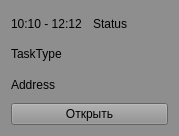
<?xml version="1.0" encoding="UTF-8"?>
<ui version="4.0">
 <class>Form</class>
 <widget class="QWidget" name="Form">
  <property name="geometry">
   <rect>
    <x>0</x>
    <y>0</y>
    <width>179</width>
    <height>136</height>
   </rect>
  </property>
  <property name="windowTitle">
   <string>Form</string>
  </property>
  <property name="styleSheet">
   <string notr="true">background-color: rgb(142, 142, 142);
font: 16pt &quot;Arial&quot;;</string>
  </property>
  <layout class="QVBoxLayout" name="verticalLayout">
   <item>
    <layout class="QHBoxLayout" name="horizontalLayout">
     <item>
      <widget class="QLabel" name="TaskTime">
       <property name="styleSheet">
        <string notr="true">font: 12pt &quot;Arial&quot;;</string>
       </property>
       <property name="text">
        <string>10:10 - 12:12</string>
       </property>
      </widget>
     </item>
     <item>
      <widget class="QLabel" name="Status">
       <property name="text">
        <string>Status</string>
       </property>
      </widget>
     </item>
    </layout>
   </item>
   <item>
    <layout class="QHBoxLayout" name="horizontalLayout_2">
     <item>
      <widget class="QLabel" name="TaskType">
       <property name="text">
        <string>TaskType</string>
       </property>
      </widget>
     </item>
    </layout>
   </item>
   <item>
    <layout class="QHBoxLayout" name="horizontalLayout_3">
     <item>
      <widget class="QLabel" name="Address">
       <property name="styleSheet">
        <string notr="true">font: 12pt &quot;Arial&quot;;</string>
       </property>
       <property name="text">
        <string>Address</string>
       </property>
      </widget>
     </item>
    </layout>
   </item>
   <item>
    <widget class="QPushButton" name="pushButton">
     <property name="text">
      <string>Открыть</string>
     </property>
    </widget>
   </item>
  </layout>
 </widget>
 <resources/>
 <connections/>
</ui>
